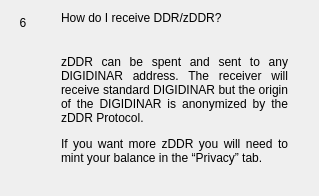
                  <widget class="QWidget" name="widgetFaq6" native="true">
                   <layout class="QHBoxLayout" name="horizontalpage_6" stretch="0,1">
                    <item alignment="Qt::AlignTop">
                     <widget class="QLabel" name="labelNumber6">
                      <property name="minimumSize">
                       <size>
                        <width>24</width>
                        <height>24</height>
                       </size>
                      </property>
                      <property name="maximumSize">
                       <size>
                        <width>16777215</width>
                        <height>24</height>
                       </size>
                      </property>
                      <property name="text">
                       <string>6</string>
                      </property>
                      <property name="alignment">
                       <set>Qt::AlignCenter</set>
                      </property>
                     </widget>
                    </item>
                    <item>
                     <layout class="QVBoxLayout" name="verticalLayoutpage_6">
                      <property name="spacing">
                       <number>0</number>
                      </property>
                      <property name="leftMargin">
                       <number>20</number>
                      </property>
                      <property name="rightMargin">
                       <number>20</number>
                      </property>
                      <item>
                       <widget class="QLabel" name="labelSubtitle6">
                        <property name="text">
                         <string>How do I receive DDR/zDDR?</string>
                        </property>
                        <property name="wordWrap">
                         <bool>true</bool>
                        </property>
                       </widget>
                      </item>
                      <item>
                       <spacer name="verticalSpacer_60">
                        <property name="orientation">
                         <enum>Qt::Vertical</enum>
                        </property>
                        <property name="sizeType">
                         <enum>QSizePolicy::Fixed</enum>
                        </property>
                        <property name="sizeHint" stdset="0">
                         <size>
                          <width>20</width>
                          <height>30</height>
                         </size>
                        </property>
                       </spacer>
                      </item>
                      <item>
                       <widget class="QLabel" name="labelContent6">
                        <property name="text">
                         <string>
                           &lt;html&gt;&lt;head/&gt;&lt;body&gt;&lt;p align=&quot;justify&quot;&gt;
                           zDDR can be spent and sent to any DIGIDINAR address. The receiver will
                           receive standard DIGIDINAR but the origin of the DIGIDINAR is anonymized by the zDDR Protocol.
                           &lt;/p&gt;&lt;p align=&quot;justify&quot;&gt;
                           If you want more zDDR you will need to mint your balance in the “Privacy” tab.
                           &lt;/p&gt;&lt;/body&gt;&lt;/html&gt;
                         </string>
                        </property>
                        <property name="alignment">
                         <set>Qt::AlignLeading|Qt::AlignLeft|Qt::AlignTop</set>
                        </property>
                        <property name="wordWrap">
                         <bool>true</bool>
                        </property>
                       </widget>
                      </item>
                      <item>
                       <spacer name="verticalSpacer_61">
                        <property name="orientation">
                         <enum>Qt::Vertical</enum>
                        </property>
                        <property name="sizeHint" stdset="0">
                         <size>
                          <width>20</width>
                          <height>20</height>
                         </size>
                        </property>
                       </spacer>
                      </item>
                     </layout>
                    </item>
                   </layout>
                  </widget>
